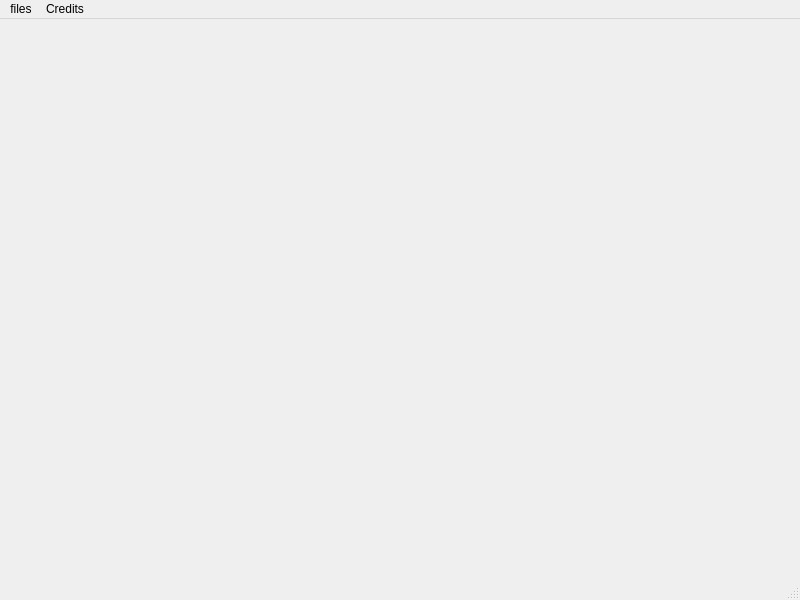
<?xml version="1.0" encoding="UTF-8"?>
<ui version="4.0">
 <class>Main</class>
 <widget class="QMainWindow" name="Main">
  <property name="geometry">
   <rect>
    <x>0</x>
    <y>0</y>
    <width>800</width>
    <height>600</height>
   </rect>
  </property>
  <property name="focusPolicy">
   <enum>Qt::NoFocus</enum>
  </property>
  <property name="windowTitle">
   <string>RoBank - Transfers</string>
  </property>
  <widget class="QWidget" name="centralwidget">
   <widget class="QLabel" name="label">
    <property name="geometry">
     <rect>
      <x>280</x>
      <y>10</y>
      <width>241</width>
      <height>201</height>
     </rect>
    </property>
    <property name="text">
     <string/>
    </property>
    <property name="pixmap">
     <pixmap>22.png</pixmap>
    </property>
    <property name="scaledContents">
     <bool>true</bool>
    </property>
   </widget>
  </widget>
  <widget class="QMenuBar" name="menubar">
   <property name="geometry">
    <rect>
     <x>0</x>
     <y>0</y>
     <width>800</width>
     <height>22</height>
    </rect>
   </property>
   <widget class="QMenu" name="menufiles">
    <property name="locale">
     <locale language="English" country="UnitedStates"/>
    </property>
    <property name="title">
     <string>files</string>
    </property>
    <addaction name="btnRegTransfers"/>
    <addaction name="btnReportTransfers"/>
    <addaction name="btnHistoryTrans"/>
   </widget>
   <widget class="QMenu" name="menuCredits">
    <property name="title">
     <string>Credits</string>
    </property>
    <addaction name="actionDevelopers"/>
   </widget>
   <addaction name="menufiles"/>
   <addaction name="menuCredits"/>
  </widget>
  <widget class="QStatusBar" name="statusbar"/>
  <action name="actionDevelopers">
   <property name="text">
    <string>Developers</string>
   </property>
  </action>
  <action name="btnRegTransfers">
   <property name="text">
    <string>Trasnfers register</string>
   </property>
   <property name="shortcut">
    <string>Ctrl+R</string>
   </property>
  </action>
  <action name="btnReportTransfers">
   <property name="text">
    <string>Report transfers</string>
   </property>
  </action>
  <action name="btnHistoryTrans">
   <property name="text">
    <string>Transfers history</string>
   </property>
  </action>
 </widget>
 <resources/>
 <connections/>
</ui>
